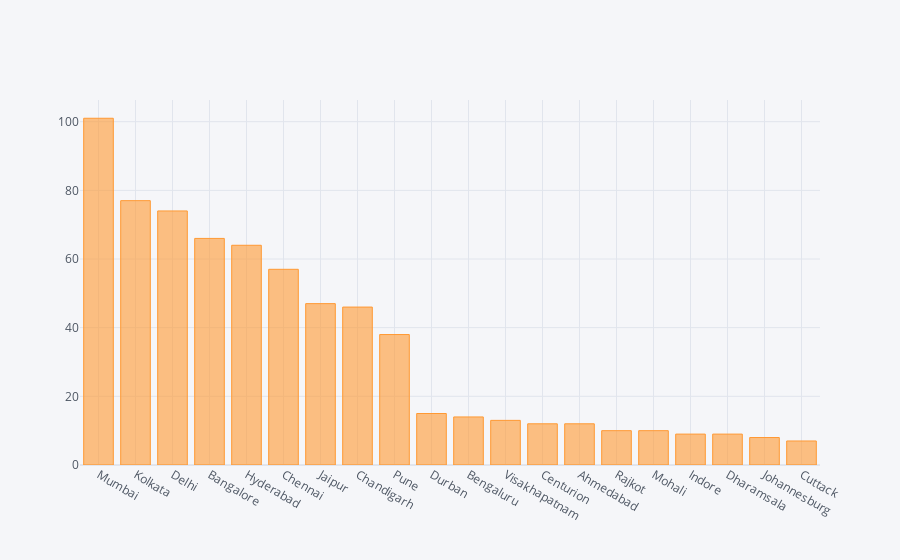

Notebook code cell kept with this figure:
### Code cell
city[:20].iplot(kind='bar')

### Figure 1 — Plotly figure (JSON) as saved in the notebook; plotly's stock layout.template omitted (floating-point values rounded to 4 significant figures)
{"data": [{"marker": {"color": "rgba(255, 153, 51, 0.6)", "line": {"color": "rgba(255, 153, 51, 1.0)", "width": 1}}, "name": "city", "orientation": "v", "text": "", "type": "bar", "x": ["Mumbai", "Kolkata", "Delhi", "Bangalore", "Hyderabad", "Chennai", "Jaipur", "Chandigarh", "Pune", "Durban", "Bengaluru", "Visakhapatnam", "Centurion", "Ahmedabad", "Rajkot", "Mohali", "Indore", "Dharamsala", "Johannesburg", "Cuttack"], "y": [101, 77, 74, 66, 64, 57, 47, 46, 38, 15, 14, 13, 12, 12, 10, 10, 9, 9, 8, 7]}], "layout": {"legend": {"bgcolor": "#F5F6F9", "font": {"color": "#4D5663"}}, "paper_bgcolor": "#F5F6F9", "plot_bgcolor": "#F5F6F9", "title": {"font": {"color": "#4D5663"}}, "xaxis": {"gridcolor": "#E1E5ED", "showgrid": true, "tickfont": {"color": "#4D5663"}, "title": {"font": {"color": "#4D5663"}, "text": ""}, "zerolinecolor": "#E1E5ED"}, "yaxis": {"gridcolor": "#E1E5ED", "showgrid": true, "tickfont": {"color": "#4D5663"}, "title": {"font": {"color": "#4D5663"}, "text": ""}, "zerolinecolor": "#E1E5ED"}}}
